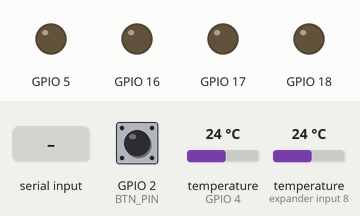
Recording of a program running on a simulated ESP32. On the bench: output pins drawn as LEDs (lit = HIGH). The test bench sets the inputs (shaded band); at power-on: GPIO 2 (BTN_PIN) LOW, temperature (sensors on GPIO 4, expander input 8) 24 °C. Nothing arrives over Bluetooth unless stated.

Above: at 1.5 s.
1.6 s: GPIO 2 (BTN_PIN) pulled HIGH for 0.9 s
At 6.7 s:
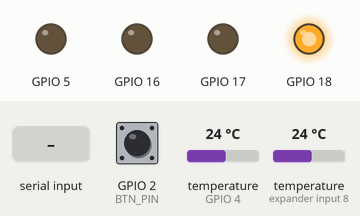
9.9 s: "2" received over the second serial link
At 12.1 s:
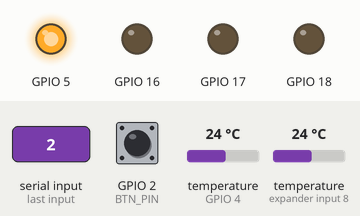
13.6 s: "5" received over the second serial link
At 17.5 s:
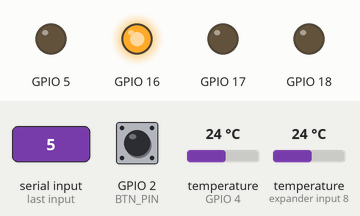
21.0 s: "1" received over the second serial link
Timing chart, 0 to 24.0 s (numbered marks = the images above; inputs shaded):
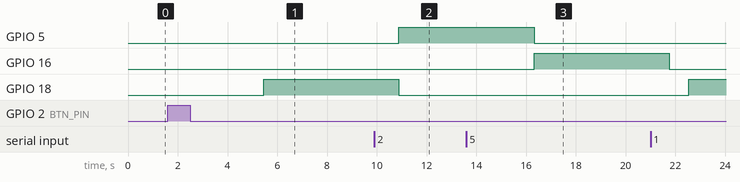

Measured:
- after the input at 1.6 s, GPIO 18: LOW → HIGH after 3.9 s
- after the input at 13.6 s, GPIO 16: LOW → HIGH after 2.7 s; GPIO 17: stays LOW (without the input it goes to HIGH after 2.7 s)

The program:

main.cpp
```cpp
#include <Arduino.h>
/////////////////////////////////////////////////////////////
/////////// ПРОШИВКА ДЛЯ УМНОЙ ОДЕЖДЫ С ПОДОГРЕВОМ///////////
/////////////////////////////////////////////////////////////
#include "BluetoothSerial.h"//<--Подключение блютус библиотеки
#include <OneWire.h>
#include <DallasTemperature.h>
#include <GyverButton.h>

int HeatSense = 0;
// флаги для контроля зон прогрева
bool ZONE1 = false;
bool ZONE2 = false;
bool ZONE3 = false;
bool ZONE4 = false;
// флаг для котроля автопрогрева
bool AutoHeating = false;
//////////////
int ReleState1 = LOW;
int ReleState2 = LOW;
int ReleState3 = LOW;
int ReleState4 = LOW;
///////////////
long A = 5000;
long B = 10000;
long C = 15000;
long interval = A;
unsigned long previousMillis1 = 0 ;
unsigned long previousMillis2 = 0 ;
unsigned long previousMillis3 = 0 ;
unsigned long previousMillis4 = 0 ;
unsigned long previousMillis5 = 0;
/////////////////////////
unsigned long currentMillis1 = 0;
unsigned long currentMillis2 = 0;
unsigned long currentMillis3 = 0;
unsigned long currentMillis4 = 0;
unsigned long currentMillis5 = 0;
///////////////
// грудь 18
// плечи 5
//  спина 17
//  поясница 16
unsigned long currentMillisAuto = 0;


 void HeatZone1();
 void HeatZone2();
 void HeatZone3();
 void HeatZone4();
 void RelesOFF();

// подключение термодатчиков к esp32 для телеметрии
#define ONE_WIRE_BUS1 4
OneWire oneWire1(ONE_WIRE_BUS1);
DallasTemperature sensors1(&oneWire1);
DeviceAddress insideThermometer;
#define BTN_PIN 2  // кнопка подключена сюда (BTN_PIN --- КНОПКА --- GND)
GButton butt1(BTN_PIN ,LOW_PULL, NORM_OPEN);
///////// светодиод для подключения к bluetooth
struct Temp_DS18b20{
  byte TempInside;
  byte TempOutside;
  };


/////////
BluetoothSerial ESP_BT; // создиние объекта для Bluetooth
char incoming;//переменная для оправки
/// Статус подключения bluetooth
bool BTConnection = false;
void callback(esp_spp_cb_event_t event, esp_spp_cb_param_t *param){
if(event == ESP_SPP_SRV_OPEN_EVT){
ESP_BT.print("Client Connected");
BTConnection=true;}
else {
BTConnection=false;}
}

void setup(){
  Serial.begin(115200); //скорость порта 115200
  ESP_BT.begin("SJ_V2"); //Название устройсва Bluetooth
  sensors1.begin();
  butt1.setDebounce(80);//
  butt1.setTimeout(2000);
        pinMode(18,OUTPUT);
        pinMode(5,OUTPUT);
        pinMode(17,OUTPUT);
        pinMode(16,OUTPUT);
  ESP_BT.register_callback(callback);
}

void HeatZone1(){
      currentMillis1=millis();
    if(currentMillis1-previousMillis1 >= interval){
      previousMillis1 = currentMillis1;
     if(ReleState1 == LOW){ReleState1 = HIGH;}
      else{ReleState1 = LOW;}
      digitalWrite(18, ReleState1);
   }
}
// метод таймера с поочередным прогревом плеч
void HeatZone2(){
     currentMillis2=millis();
    if(currentMillis2-previousMillis2 >= interval){
      previousMillis2 = currentMillis2;
     if(ReleState2 == LOW){ReleState2 = HIGH;}
      else{ReleState2 = LOW;}
      digitalWrite(5, ReleState2);
  }
}
// метод таймера с поочередным прогревом спина
void HeatZone3(){
      currentMillis3=millis();
    if(currentMillis3-previousMillis3 >= interval){
      previousMillis3 = currentMillis3;
     if(ReleState3 == LOW){ReleState3 = HIGH;}
      else{ReleState3 = LOW;}
      digitalWrite(17, ReleState3);
    }
  }
  // метод таймера с поочередным прогревом поясница
void HeatZone4(){
     currentMillis4=millis();
    if(currentMillis4-previousMillis4 >= interval){
      previousMillis4 = currentMillis4;
     if(ReleState4 == LOW){ReleState4 = HIGH;}
      else{ReleState4 = LOW;}
      digitalWrite(16, ReleState4);
    }
  }
  // метод выключения всех зон прогрева (портов)
void RelesOFF(){
  digitalWrite(18,LOW);
  digitalWrite(5,LOW);
  digitalWrite(17,LOW);
  digitalWrite(16,LOW);
}


void loop(){
Temp_DS18b20 Buf;
butt1.tick();
sensors1.requestTemperatures();
Buf.TempInside = sensors1.getTempCByIndex(0);
Buf.TempOutside = sensors1.getTempCByIndex(1);

ESP_BT.write((byte*)&Buf,sizeof(Buf));//отправляем температуру в цельсиях
  if (ESP_BT.available())//Проверяем, получаем ли мы что-нибудь по Bluetooth
 {
    incoming = ESP_BT.read(); //Считываем что мы получаем
    if (incoming == '1')//принимаем команду на включение первого реле
        {ZONE1=true;}
    if (incoming == '0')//принимаем команду на выключение первого реле
        {ZONE1=false;digitalWrite(18, LOW);}
    if (incoming == '2')//принимаем команду на включение второго реле
        {ZONE2=true;}
    if (incoming == '3')//принимаем команду на выключение второго реле
        {ZONE2=false;digitalWrite(5, LOW);}
    if (incoming == '4')//принимаем команду на включение третьего реле
        {ZONE3=true;}
    if (incoming == '5')//принимаем команду на выключение третьего реле
        {ZONE3=false;digitalWrite(17, LOW);}
    if (incoming == '6')//принимаем команду на включение четвертого реле
        {ZONE4=true;}
    if (incoming == '7')//принимаем команду на выключение четвертого реле
        {ZONE4=false;digitalWrite(16, LOW);}
    if(incoming =='8')// включение автопрогрева
       {ZONE1=true; ZONE2=true; ZONE3=true; ZONE4=true; }
    if(incoming =='9')
       {ZONE1=false; ZONE2=false; ZONE3=false; ZONE4=false;
      RelesOFF();}
      /////////////// автивация умного прогрева
      if(incoming=='K'){
        AutoHeating = true;
        }
      if(incoming =='L'){
        AutoHeating = false;
        ZONE1=false; ZONE2=false; ZONE3=false; ZONE4=false;
        RelesOFF();
        }
        //////////// выбор времени прогрева А=10 сек. В=20сек. С=30сек.
      if(incoming =='A'){
       interval = A;
        }
      if(incoming =='B'){
       interval = B;
        }
      if(incoming =='C'){
         interval = C;
        }
        ///////////// выбор температуры для умного прогрева
      if(incoming =='D'){
        HeatSense = 25;
        }
      if(incoming=='E'){
        HeatSense = 26;
        }
      if(incoming=='F'){
        HeatSense = 27;
        }
      if(incoming =='G'){
        HeatSense = 28;
        }
      if(incoming =='H'){
       HeatSense = 29;
        }
      if(incoming =='I'){
       HeatSense = 30;
        }
  }
   if(AutoHeating==true){
  if(Buf.TempInside < HeatSense && Buf.TempOutside < HeatSense ){
  ZONE1=true; ZONE2=true; ZONE3=true; ZONE4=true;
  }
  if(Buf.TempInside > HeatSense && Buf.TempOutside < HeatSense ||
  Buf.TempInside > HeatSense && Buf.TempOutside > HeatSense ||
  Buf.TempInside < HeatSense && Buf.TempOutside > HeatSense){
    ZONE1=false; ZONE2=false; ZONE3=false; ZONE4=false;
    RelesOFF();
    }
  }
      if(ZONE1==true && ReleState2==LOW && ReleState3==LOW && ReleState4==LOW){
HeatZone1();
      }
      if(ZONE2==true && ReleState1==LOW && ReleState3==LOW && ReleState4==LOW){
HeatZone2();
        }
      if(ZONE3==true && ReleState2==LOW && ReleState1==LOW && ReleState4==LOW){
HeatZone3();
        }
       if(ZONE4==true && ReleState2==LOW && ReleState3==LOW && ReleState1==LOW){
HeatZone4();
        }
        if(butt1.isPress()){ZONE1=true; ZONE2=true; ZONE3=true; ZONE4=true;}
        if(butt1.isDouble()){ ZONE1=false; ZONE2=false; ZONE3=false; ZONE4=false;
        RelesOFF();
  }
}
```
